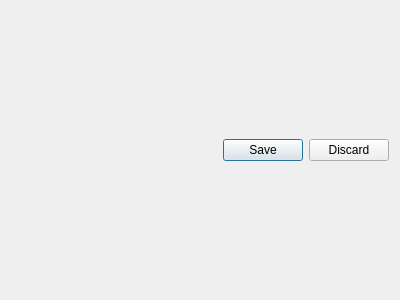
<?xml version="1.0" encoding="UTF-8"?>
<ui version="4.0">
 <class>ConfigDialog</class>
 <widget class="QDialog" name="ConfigDialog">
  <property name="geometry">
   <rect>
    <x>0</x>
    <y>0</y>
    <width>400</width>
    <height>300</height>
   </rect>
  </property>
  <property name="windowTitle">
   <string>Dialog</string>
  </property>
  <layout class="QGridLayout" name="gridLayout_2">
   <item row="0" column="0">
    <layout class="QGridLayout" name="gridLayout"/>
   </item>
   <item row="1" column="0">
    <widget class="QDialogButtonBox" name="buttonBox">
     <property name="layoutDirection">
      <enum>Qt::LeftToRight</enum>
     </property>
     <property name="orientation">
      <enum>Qt::Horizontal</enum>
     </property>
     <property name="standardButtons">
      <set>QDialogButtonBox::Discard|QDialogButtonBox::Save</set>
     </property>
    </widget>
   </item>
  </layout>
 </widget>
 <resources/>
 <connections>
  <connection>
   <sender>buttonBox</sender>
   <signal>accepted()</signal>
   <receiver>ConfigDialog</receiver>
   <slot>accept()</slot>
   <hints>
    <hint type="sourcelabel">
     <x>248</x>
     <y>254</y>
    </hint>
    <hint type="destinationlabel">
     <x>157</x>
     <y>274</y>
    </hint>
   </hints>
  </connection>
  <connection>
   <sender>buttonBox</sender>
   <signal>rejected()</signal>
   <receiver>ConfigDialog</receiver>
   <slot>reject()</slot>
   <hints>
    <hint type="sourcelabel">
     <x>316</x>
     <y>260</y>
    </hint>
    <hint type="destinationlabel">
     <x>286</x>
     <y>274</y>
    </hint>
   </hints>
  </connection>
 </connections>
</ui>
